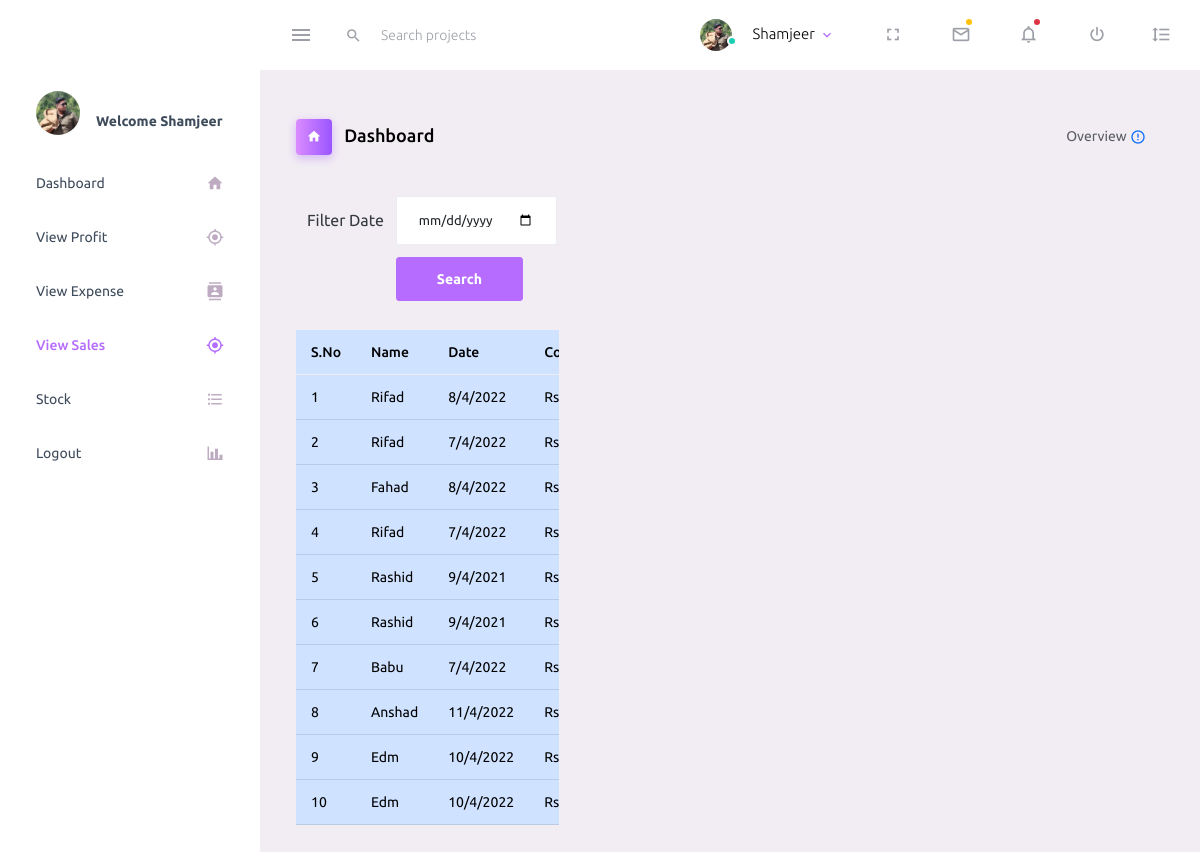
/view-sales (signed in), run on an earlier commit of the app's database.
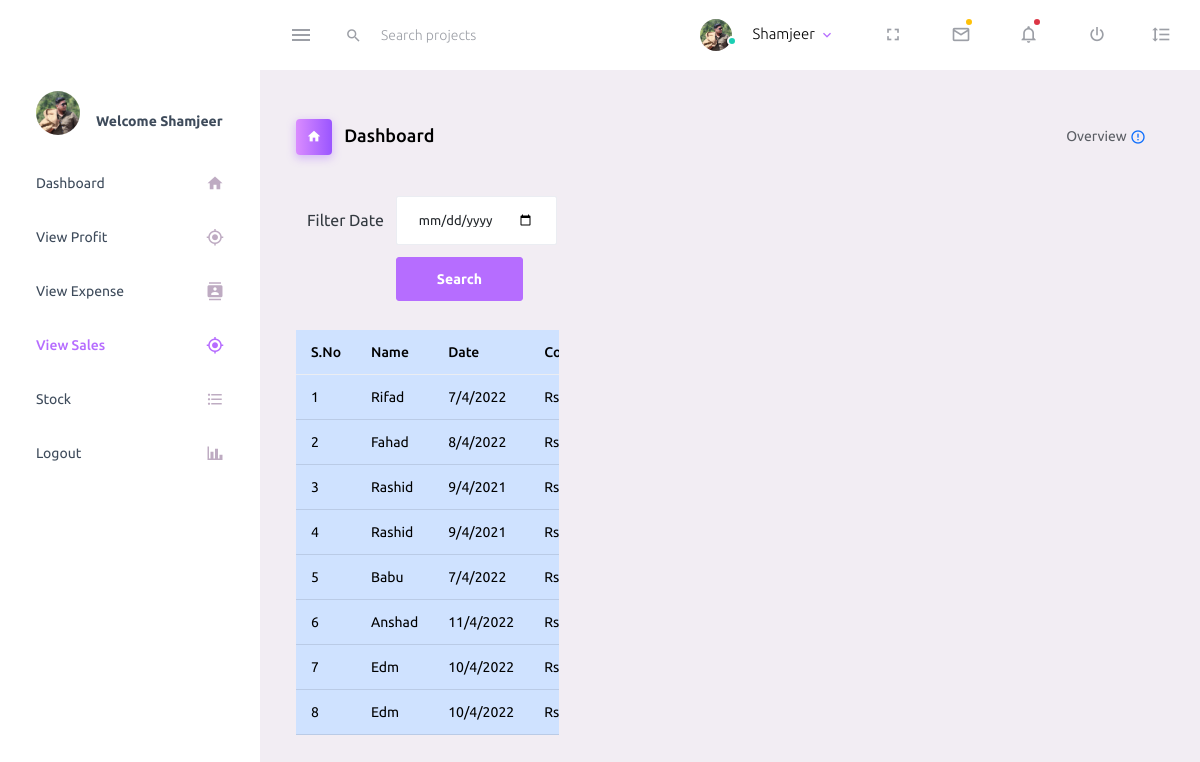
And on a later commit of the database.
### riders_admin/models.py (models this page shows)
class Sales(models.Model):
    name=models.CharField(max_length=30)
    dt=models.CharField(max_length=20)
    cost_price=models.FloatField()
    selling_price=models.FloatField()

### riders_admin/auth_gaurd.py (the view)
    def wrap(request, *args, **kwargs):
        if 'autherisation_id' in request.session:
            return func(request, *args, **kwargs)
        else:
            return redirect('')

### riders_admin/auth_gaurd.py (called while the page is built)
def auth_admin(func):
    def wrap(request, *args, **kwargs):
        if 'autherisation_id' in request.session:
            return func(request, *args, **kwargs)
        else:
            return redirect('')
    return wrap

### riders_admin/views.py (called while the page is built, shortened)
@auth_admin
def view_sales(request):
    data_set = Sales.objects.all()
    profit = 0
    total_sales = 0
    actual_price = 0
    show_total = False
    return render(request, 'view_sales.html', {'expenses': data_set,
                                               'profit': profit, 'show_total': show_total})

### riders_admin/templates/view_sales.html (shortened to what this page needs)
{% extends 'master.html' %}
{% block content %}
<div class="col-md-12">
    <form action="" method="POST">
        <table style="border-spacing:10px;border-collapse: separate;">
            <tr>
                <td>Filter Date</td>
                <td><input type="date" class="form-control" name="search_date" id=""></td>
            </tr>
            <tr>
                <td></td>
                <td><input type="submit" value="Search" class="btn btn-primary" name="" id=""></td>
            </tr>
        </table>
    </form>
</div>
<div class="col-md-4 stretch-card grid-margin" style="position: relative;top:2px">
    <div style="max-width:100%; overflow:scroll" >
        <table class="table table-responsive-md  table-primary table-hover" style="padding:0">
            <thead>
                <tr>
                    <th scope="col">S.No</th>
                    <th scope="col">Name</th>
                    <th scope="col">Date</th>
                    <th scope="col">Cost</th>
                </tr>
            </thead>
            <tbody>
                {% for e in expenses %}
                <tr>
                    <td>{{forloop.counter}}</td>
                    <td>{{e.name|title}}</td>
                    <td>{{e.dt}}</td>
                    <td>Rs {{e.cost_price}}</td>
                </tr>
                {% endfor %}
            </tbody>
        </table>
        </div
</div>
{% endblock %}

What changed in the data, as far as the page shows it:
removed Sales: name "Rifad", dt "8/4/2022"
removed Sales: name "Rifad", dt "7/4/2022"
